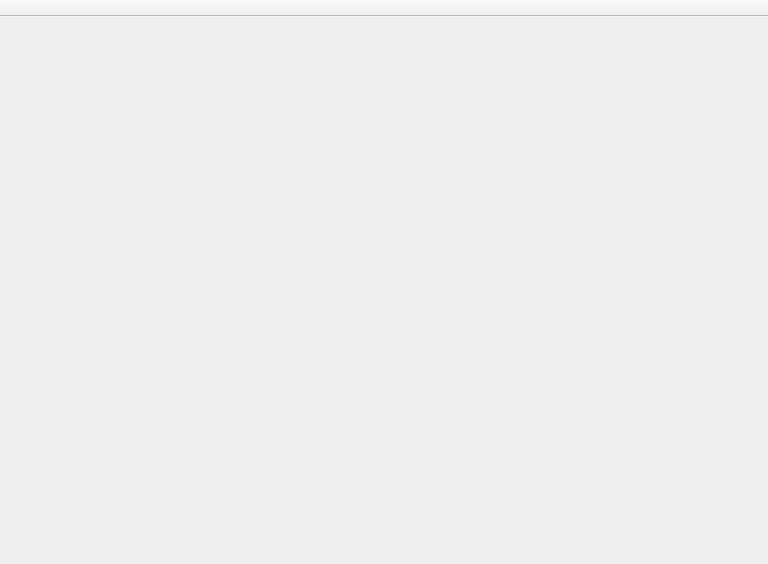
<?xml version="1.0" encoding="UTF-8"?>
<ui version="4.0">
 <class>MainWindow</class>
 <widget class="QMainWindow" name="MainWindow">
  <property name="geometry">
   <rect>
    <x>0</x>
    <y>0</y>
    <width>768</width>
    <height>564</height>
   </rect>
  </property>
  <property name="contextMenuPolicy">
   <enum>Qt::NoContextMenu</enum>
  </property>
  <property name="windowTitle">
   <string>Calendar</string>
  </property>
  <widget class="QWidget" name="centralWidget">
   <layout class="QGridLayout" name="gridLayout">
    <item row="1" column="0" colspan="3">
     <layout class="QGridLayout" name="layout_table">
      <property name="spacing">
       <number>2</number>
      </property>
     </layout>
    </item>
    <item row="0" column="0" colspan="3">
     <widget class="QLabel" name="label_date">
      <property name="sizePolicy">
       <sizepolicy hsizetype="Preferred" vsizetype="Fixed">
        <horstretch>0</horstretch>
        <verstretch>0</verstretch>
       </sizepolicy>
      </property>
      <property name="font">
       <font>
        <family>微软雅黑</family>
        <pointsize>20</pointsize>
       </font>
      </property>
      <property name="text">
       <string/>
      </property>
      <property name="alignment">
       <set>Qt::AlignRight|Qt::AlignTrailing|Qt::AlignVCenter</set>
      </property>
     </widget>
    </item>
   </layout>
  </widget>
  <widget class="QToolBar" name="toolBar">
   <property name="windowTitle">
    <string>toolBar</string>
   </property>
   <property name="movable">
    <bool>false</bool>
   </property>
   <property name="floatable">
    <bool>false</bool>
   </property>
   <attribute name="toolBarArea">
    <enum>TopToolBarArea</enum>
   </attribute>
   <attribute name="toolBarBreak">
    <bool>false</bool>
   </attribute>
  </widget>
  <action name="action_menu">
   <property name="icon">
    <iconset resource="../resource/icon.qrc">
     <normaloff>:/icons/menu.png</normaloff>:/icons/menu.png</iconset>
   </property>
  </action>
  <action name="action_date">
   <property name="icon">
    <iconset resource="../resource/icon.qrc">
     <normaloff>:/icons/date.png</normaloff>:/icons/date.png</iconset>
   </property>
  </action>
  <action name="action_left">
   <property name="icon">
    <iconset resource="../resource/icon.qrc">
     <normaloff>:/icons/left.png</normaloff>:/icons/left.png</iconset>
   </property>
   <property name="shortcut">
    <string>Left, Up, PgUp</string>
   </property>
  </action>
  <action name="action_right">
   <property name="icon">
    <iconset resource="../resource/icon.qrc">
     <normaloff>:/icons/right.png</normaloff>:/icons/right.png</iconset>
   </property>
   <property name="shortcut">
    <string>Right, Down, PgDown</string>
   </property>
  </action>
  <action name="action_add">
   <property name="icon">
    <iconset resource="../resource/icon.qrc">
     <normaloff>:/icons/add.png</normaloff>:/icons/add.png</iconset>
   </property>
  </action>
  <action name="action_import">
   <property name="text">
    <string>&amp;Import...</string>
   </property>
   <property name="shortcut">
    <string>Ctrl+O</string>
   </property>
  </action>
  <action name="action_export">
   <property name="text">
    <string>&amp;Export...</string>
   </property>
   <property name="shortcut">
    <string>Ctrl+Shift+S</string>
   </property>
  </action>
  <action name="action_dragDrop">
   <property name="checkable">
    <bool>true</bool>
   </property>
   <property name="checked">
    <bool>true</bool>
   </property>
   <property name="text">
    <string>Enable &amp;Drag and Drop Files</string>
   </property>
  </action>
  <action name="action_preference">
   <property name="text">
    <string>&amp;Preference...</string>
   </property>
  </action>
  <action name="action_about">
   <property name="text">
    <string>&amp;About...</string>
   </property>
  </action>
  <action name="action_exit">
   <property name="text">
    <string>E&amp;xit</string>
   </property>
   <property name="shortcut">
    <string>Alt+F4</string>
   </property>
  </action>
  <action name="action_today">
   <property name="text">
    <string>Goto &amp;Today</string>
   </property>
  </action>
  <action name="action_select_date">
   <property name="text">
    <string>Goto &amp;Date...</string>
   </property>
  </action>
 </widget>
 <layoutdefault spacing="6" margin="11"/>
 <resources>
  <include location="../resource/icon.qrc"/>
 </resources>
 <connections>
  <connection>
   <sender>action_exit</sender>
   <signal>triggered()</signal>
   <receiver>MainWindow</receiver>
   <slot>close()</slot>
   <hints>
    <hint type="sourcelabel">
     <x>-1</x>
     <y>-1</y>
    </hint>
    <hint type="destinationlabel">
     <x>383</x>
     <y>281</y>
    </hint>
   </hints>
  </connection>
 </connections>
</ui>
